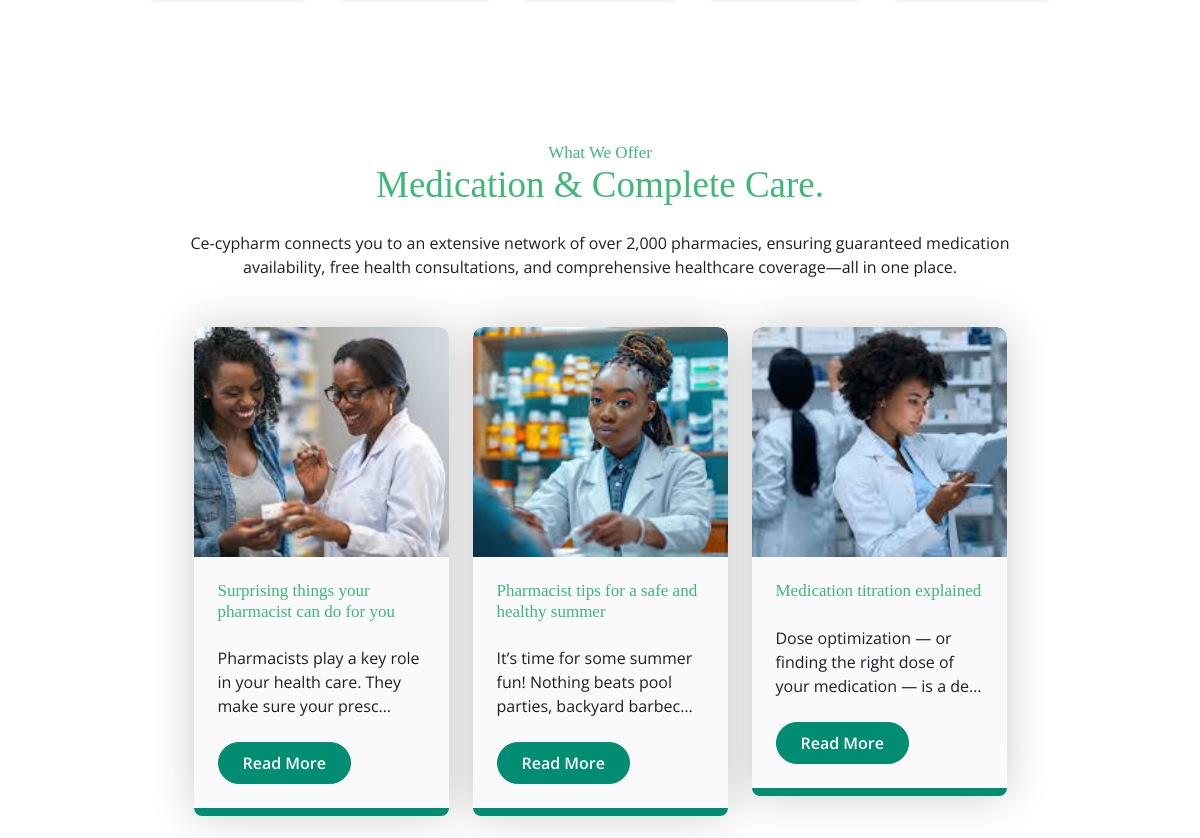
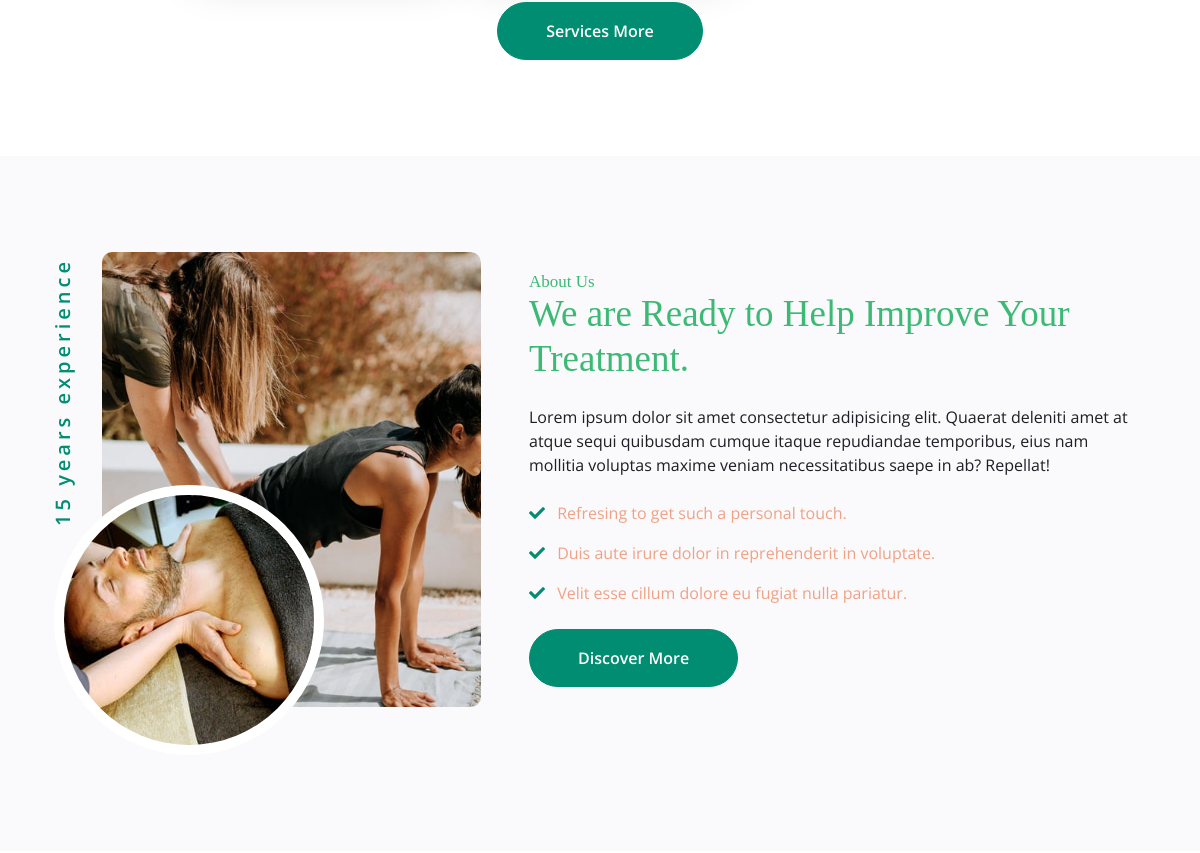
Before: / (middle part) with the older database file (2 pictures, top to bottom).
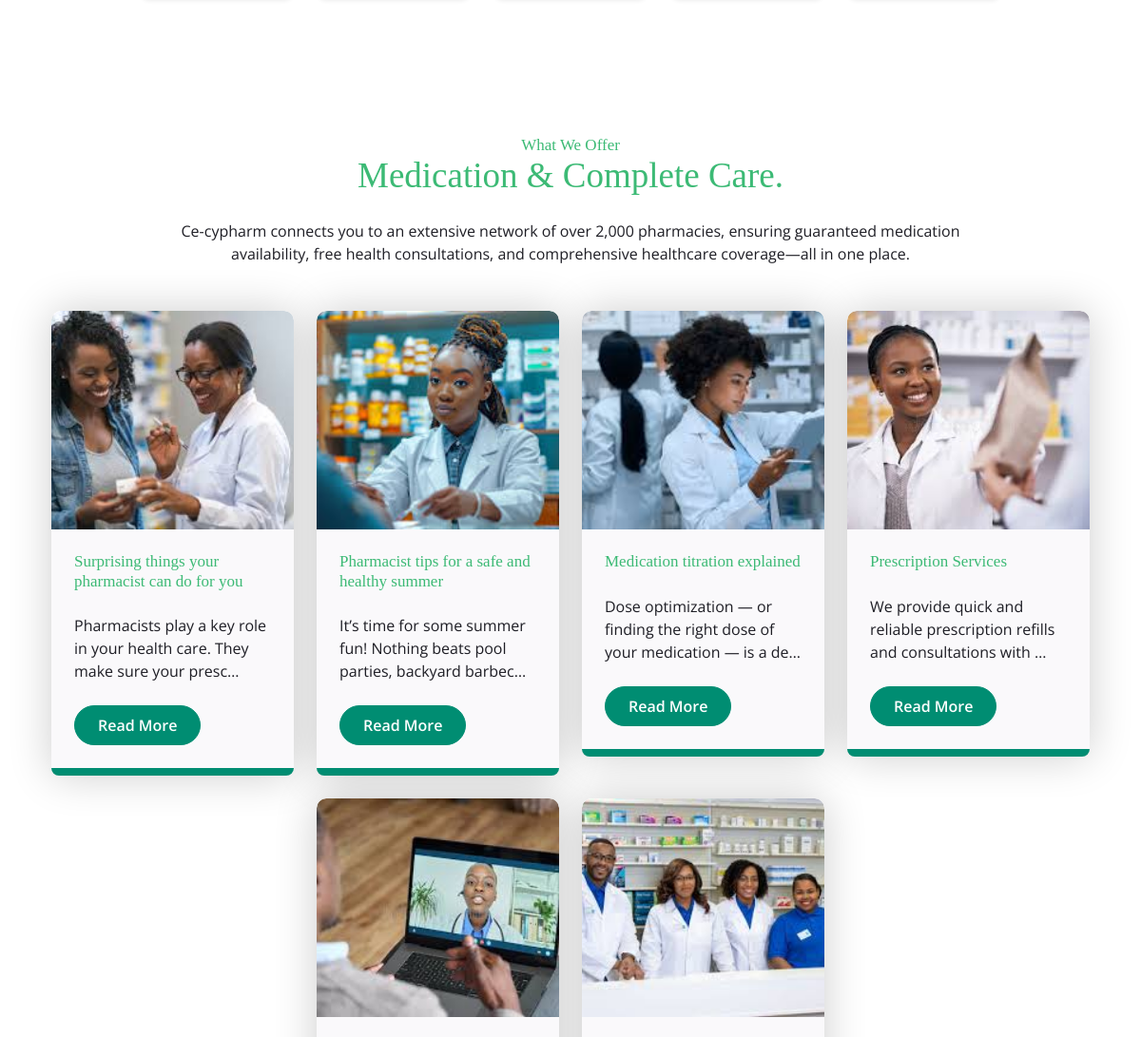
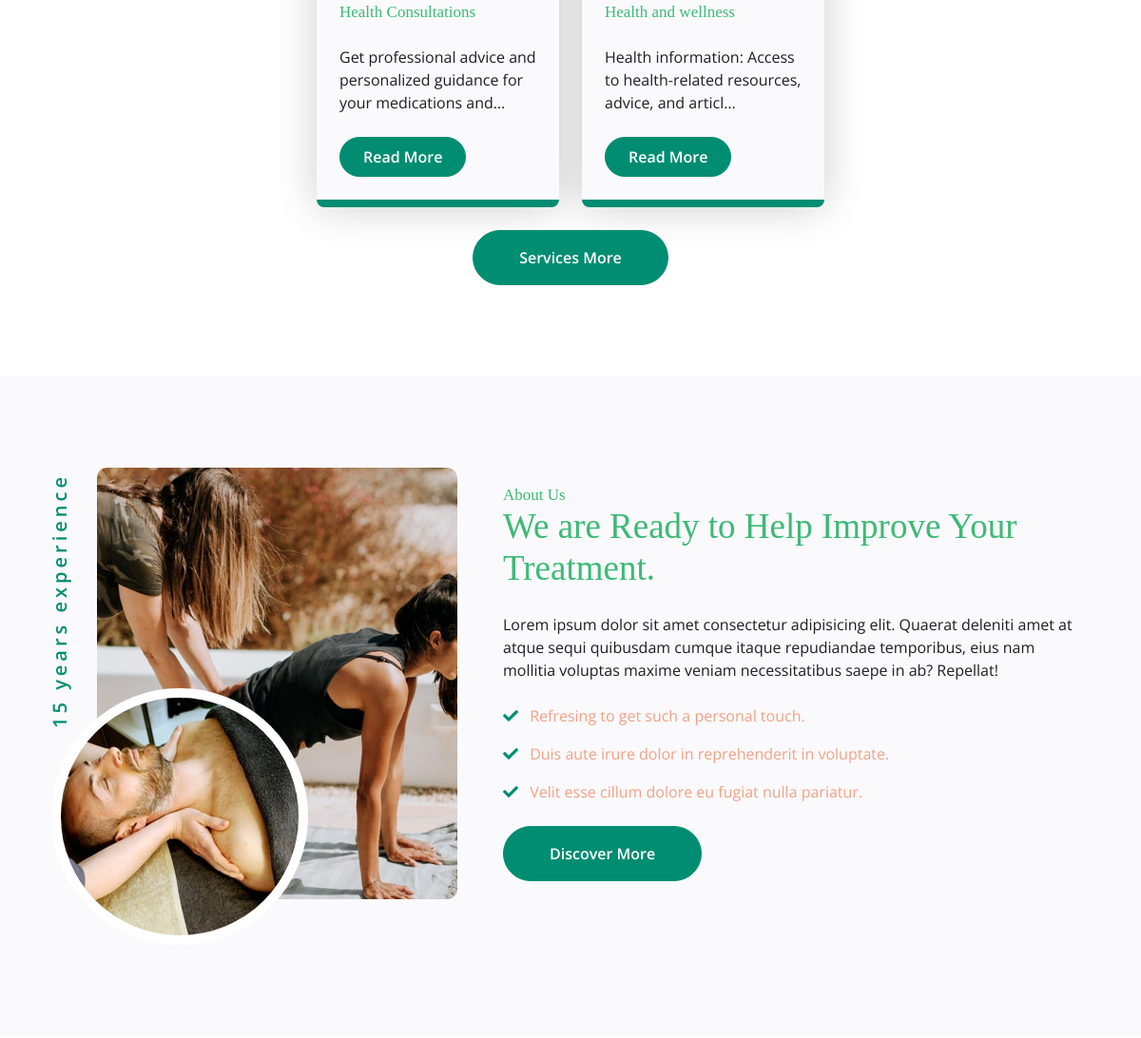
After: the same page with the newer database file (2 pictures, top to bottom).
### ce_cypharm/models.py (models this page shows, shortened)
class CecypharmFirstCategoryImage(models.Model):
    first_category_cecypharm_title = models.CharField(max_length=255, blank=True, null=True)
    first_category_cecypharm_description = models.TextField()
    first_category_cecypharm_slug = models.SlugField (max_length=255,blank=True, null=True)
    first_category_cecypharm_image = models.FileField(upload_to=' first_image/')
    first_category_cecypharm_publish_date = models.DateTimeField (auto_now_add= True)
    first_category_cecypharm_author = models.ForeignKey(User, on_delete=models.CASCADE)
    class Meta:
        ordering =['first_category_cecypharm_publish_date']

### ce_cypharm/views.py (the view)
# urls.py: path('', HomeView.as_view(), name="home"),
class HomeView(ListView):
    model = MainImageCarousel
    template_name = 'ce_cypharm/home.html'
    def get_context_data(self, **kwargs):
        context = super().get_context_data(**kwargs)
        context['first_image_categorys'] = CecypharmFirstCategoryImage.objects.all()
        return context

### templates/ce_cypharm/home.html (shortened to what this page needs)
{% extends "base.html" %}
{% load static %}
{% block content%}
<body>
<div class="container py-5">
</div>
        <div class="container-fluid service py-5">
            <div class="container py-5">
                <div class="section-title mb-5 wow fadeInUp" data-wow-delay="0.2s">
                    <div class="">
                        <h4 class="px-3 mb-0">What We Offer</h4>
                    </div>
                    <h1 class="display-3 mb-4">Medication & Complete Care.</h1>
                    <p class="mb-0">Ce-cypharm connects you to an extensive network of over 2,000 pharmacies, ensuring
                        guaranteed medication availability, free health consultations, and comprehensive
                        healthcare coverage—all in one place.</p>
                </div>
                <div class="row g-4 justify-content-center">
                    {% for first_image_category in first_image_categorys %}
                    <div class="col-md-6 col-lg-4 col-xl-3 wow fadeInUp" data-wow-delay="0.1s">
                        <div class="service-item rounded">
                           <div class="service-img rounded-top">
                             {% if first_image_category.first_category_cecypharm_image %}
                                <img
                                    src="{{ first_image_category.first_category_cecypharm_image.url }}"
                                    class="img-fluid rounded-top w-100"
                                    style="height: 230px; object-fit: cover;"
                                    alt=""
                                    >
                              {% endif %}
                            </div>
                            <div class="service-content rounded-bottom bg-light p-4">
                                <div class="service-content-inner">
                                    <h5 class="mb-4">{{ first_image_category.first_category_cecypharm_title }}</h5>
                                    <p class="mb-4">{{ first_image_category.first_category_cecypharm_description |truncatechars:75}}</p>
                                    <a href="#" class="btn btn-primary rounded-pill text-white py-2 px-4 mb-2">Read More</a>
                                </div>
                            </div>
                        </div>
                    </div>
                    {% endfor %}
                    <div class="col-12 text-center wow fadeInUp" data-wow-delay="0.2s">
                        <a class="btn btn-primary rounded-pill text-white py-3 px-5" href="#">Services More</a>
                    </div>
                </div>
            </div>
        </div>
        <div class="container-fluid about bg-light py-5">
            <div class="container py-5">
                <div class="row g-5 align-items-center">
                    <div class="col-lg-5 wow fadeInLeft" data-wow-delay="0.2s">
                        <div class="about-img pb-5 ps-5">
                            <img src="{% static 'img/about-1.jpg'%}" class="img-fluid rounded w-100" style="object-fit: cover;" alt="Image">
                            <div class="about-img-inner">
                                <img src="{% static 'img/about-2.jpg'%}" class="img-fluid rounded-circle w-100 h-100" alt="Image">
                            </div>
                            <div class="about-experience">15 years experience</div>
                        </div>
                    </div>
                    <div class="col-lg-7 wow fadeInRight" data-wow-delay="0.4s">
                        <div class="section-title text-start mb-5">
                            <h4 class=" pe-3 mb-0">About Us</h4>
                            <h1 class="display-3 mb-4">We are Ready to Help Improve Your Treatment.</h1>
                            <p class="mb-4">Lorem ipsum dolor sit amet consectetur adipisicing elit. Quaerat deleniti amet at atque sequi quibusdam cumque itaque repudiandae temporibus, eius nam mollitia voluptas maxime veniam necessitatibus saepe in ab? Repellat!</p>
                            <div class="mb-4">
                                <p class="text-secondary"><i class="fa fa-check text-primary me-2"></i> Refresing to get such a personal touch.</p>
                                <p class="text-secondary"><i class="fa fa-check text-primary me-2"></i> Duis aute irure dolor in reprehenderit in voluptate.</p>
                                <p class="text-secondary"><i class="fa fa-check text-primary me-2"></i> Velit esse cillum dolore eu fugiat nulla pariatur.</p>
                            </div>
                            <a href="#" class="btn btn-primary rounded-pill text-white py-3 px-5">Discover More</a>
                        </div>
                    </div>
                </div>
            </div>
        </div>
 {% endblock %}

### templates/base.html (shortened to what this page needs)
{% load static %}
{% load static %}
<html lang="en">
<head>
    <link rel="stylesheet" href="https://use.fontawesome.com/releases/v5.15.4/css/all.css"/>
    <link href="https://cdn.jsdelivr.net/npm/bootstrap-icons@1.4.1/font/bootstrap-icons.css" rel="stylesheet">
    <link href="https://cdn.jsdelivr.net/npm/bootstrap@5.3.3/dist/css/bootstrap.min.css" rel="stylesheet">
    <link href="{% static 'lib/animate/animate.min.css' %}" rel="stylesheet">
    <link href="{% static 'lib/owlcarousel/assets/owl.carousel.min.css' %}" rel="stylesheet">
    <link href="{% static 'css/bootstrap.min.css' %}" rel="stylesheet">
    <link rel="stylesheet" href="{% static 'css/style.css' %}">
</head>
</html>
        {% block content %}
        {% endblock  %}
    </body>
</html>

### static/css/style.css (style rules this page uses)
.btn { font-weight: 600; transition: .5s; }
.btn.btn-primary { box-shadow: inset 0 0 0 0 var(--bs-primary); }
.section-title { max-width: 900px; text-align: center; margin: 0 auto; }
.display-3 { font-size:37; font-weight: 50; line-height: 1.2; }
h6, .h6, h5, .h5, h4, .h4 { margin-top: 0; font-size:17; margin-bottom: .5rem; font-family: "Playfair Display", serif; font-weight: 500; line-height: 1.2; color: rgba(39, 179, 102, 0.9); }
h3, .h3, h2, .h2, h1, .h1 h3, .h3, h2, .h2, h1, .h1 { margin-top: 0; margin-bottom: .5rem; font-family: "Playfair Display", serif; font-weight: 500; line-height: 1.2; color: rgba(39, 179, 102, 0.9); }
.service .service-item { box-shadow: 0 0 45px rgba(0, 0, 0, .2) ; }
.service .service-item .service-img { position: relative; overflow: hidden; z-index: 1; }
.service .service-item .service-img img { transition: 0.5s; }
.service .service-item .service-img::before { width: 100%; height: 0; position: absolute; content: ""; top: 0; left: 0; border-top-right-radius: 10px; border-top-left-radius: 10px; transition: 0.5s; z-index: 5; }
.service .service-item .service-content { position: relative; z-index: 2; }
.service .service-item .service-content::before { width: 100%; height: 8px; position: absolute; content: ""; bottom: 0; left: 0; border-bottom-left-radius: 10px; border-bottom-right-radius: 10px; background: #008D72; transition: 0.5s; z-index: 3; }
.service .service-item .service-content .service-content-inner { transition: 0.5s; }
.about .about-img { position: relative; overflow: hidden; height: 100%; border-radius: 10px; }
.about .about-img .about-img-inner { position: absolute; left: 0; bottom: 0; border: 10px solid; border-color: var(--bs-white) var(--bs-white) var(--bs-white) var(--bs-white); border-radius: 50%; }
.about .about-img .about-experience { position: absolute; top: 125px; left: -125px; transform: rotate(-90deg); background: transparent; color: var(--bs-primary); font-size: 20px; font-weight: 600; letter-spacing: 4px; }

Changed rows visible on the page:
added CecypharmFirstCategoryImage: first_category_cecypharm_image (picture), first_category_cecypharm_title "Prescription Services", first_category_cecypharm_description "We provide quick and reliable prescription refills and consultations with …"
added CecypharmFirstCategoryImage: first_category_cecypharm_image (picture), first_category_cecypharm_title "Health Consultations", first_category_cecypharm_description "Get professional advice and personalized guidance for your medications and…"
added CecypharmFirstCategoryImage: first_category_cecypharm_image (picture), first_category_cecypharm_title "Health and wellness", first_category_cecypharm_description "Health information: Access to health-related resources, advice, and articl…"
